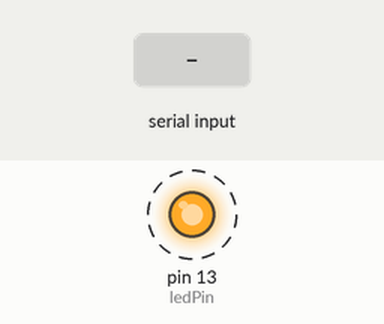
This sketch was run on a simulated Arduino Uno, built with avr-gcc and run on an emulated ATmega328P. Parts: output pins drawn as LEDs (lit = HIGH). Dashed ring = blinking. The test bench sets the inputs (shaded band). What the sketch prints to the serial monitor is not drawn.

Above: at 1.2 s.
1.3 s: byte 30 received over Serial
3.5 s: byte 90 received over Serial
5.5 s: byte 120 received over Serial
Timing chart, 0 to 13.5 s (numbered marks = the images above; inputs shaded):
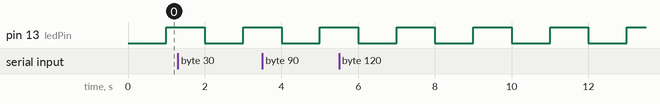

The sketch:

serial-monitor01.ino
```cpp
/**
 * Arduino Sketch: Zephyr-Style Serial Echo and Non-Blocking Blink
 * * This sketch demonstrates two key features:
 * 1. Non-blocking LED blinking on the built-in LED (LED_BUILTIN).
 * 2. Reading characters from the Serial Monitor and echoing them back.
 * * The non-blocking delay ensures that the serial communication can run
 * simultaneously with the LED blink without interruption.
 */

// Pin definition for the built-in LED on most Arduino boards
const int ledPin = LED_BUILTIN;

// Timing variables for the non-blocking delay
unsigned long myPreviousMillis = 0;
const long myInterval = 1000; // Blink interval in milliseconds (1 second)

// The setup function runs once when the board boots up or resets.
void setup() {
  // Initialize the LED pin as an output
  pinMode(ledPin, OUTPUT);

  // Initialize serial communication at a standard baud rate
  Serial.begin(9600);
  Serial.println("--- Arduino Zephyr-Style Sketch Initialized ---");
  Serial.println("Type a message in the Serial Monitor and press Enter.");
  Serial.println("The built-in LED will blink every 1 second.");
}

// The loop function runs repeatedly forever.
void loop() {

  // ----------------------------------------------------
  // 1. Non-Blocking LED Blink Logic
  // ----------------------------------------------------

  // Get the current time
  unsigned long myCurrentMillis = millis();

  // Check if the interval has passed since the last state change
  if (myCurrentMillis - myPreviousMillis >= myInterval) {
    // Save the current time as the last time we blinked the LED
    myPreviousMillis = myCurrentMillis;

    // Read the current state of the LED (HIGH or LOW)
    int myLedState = digitalRead(ledPin);

    // If the LED is off, turn it on, and vice-versa
    if (myLedState == LOW) {
      digitalWrite(ledPin, HIGH);
    } else {
      digitalWrite(ledPin, LOW);
    }
  }

  // ----------------------------------------------------
  // 2. Serial Read/Write Echo Logic
  // ----------------------------------------------------

  // Check if any data is available to be read from the serial buffer
  while (Serial.available() > 0) {
    // Read the incoming byte (a single character)
    char myIncomingByte = Serial.read();

    // Print the received byte back to the Serial Monitor (echo)
    Serial.print("You sent: ");
    Serial.print(myIncomingByte);
    Serial.print(" (ASCII: ");
    Serial.print((int)myIncomingByte);
    Serial.println(")");
  }
}
```

Measured:
- by itself, pin 13 (ledPin): alternates HIGH for 1.0 s and LOW for 1.0 s
